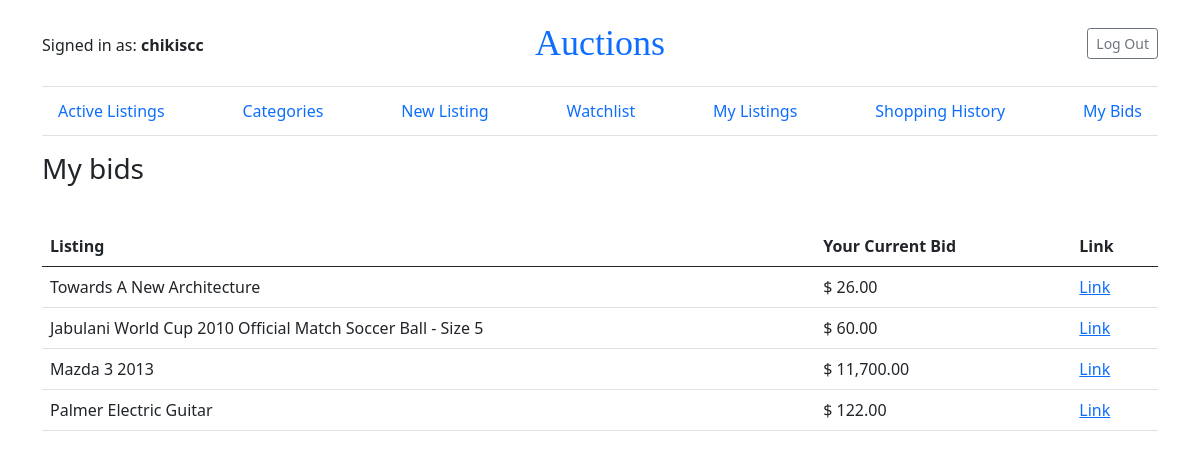
Page /my_bids/ (signed in) on the committed database.
### auctions/models.py (models this page shows, shortened)
class User(AbstractUser):
    watchlist = models.ManyToManyField("Listing", null=True, blank=True)

class Listing(models.Model):
    seller_id = models.ForeignKey(User, on_delete=models.CASCADE, related_name="listing_seller", blank=True)
    category_id = models.ForeignKey(Category, on_delete=models.SET_NULL, related_name="listing_category", null=True)
    title = models.CharField(max_length=100)
    description = models.TextField()
    start_price = models.DecimalField(max_digits=10, decimal_places=2)
    bidder_id = models.ForeignKey(User, on_delete=models.SET_NULL, related_name="bidder", null=True, blank=True)
    bid_amount = models.DecimalField(max_digits=10, decimal_places=2, default=0, blank=True) ###### Create a check constraint de > start_price
    sold = models.BooleanField(default=False, blank=True)
    image = models.ImageField(upload_to='uploads/listing/', blank=True, null=True)
    class Meta:
        constraints = [
            models.CheckConstraint(
                name="bid_amount_check",
                check=Q(bid_amount = 0) | Q(bid_amount__gt = F("start_price")),
                violation_error_message="Bid amount must be greater than the start price."
            )
        ]

### auctions/views.py (the view)
# urls.py: path("my_bids/", views.my_bids, name="my_bids"),
@login_required
def my_bids(request):
    user_id = request.user
    listings = Listing.objects.filter(Q(bidder_id=user_id)
                                      & Q(sold=False))
    return render(request, "auctions/my_bids.html",
                  {"listings":listings})

### auctions/templates/auctions/my_bids.html
{% extends "auctions/layout.html" %}
{% load humanize %}
{% block body %}
    <h1 class="h3 mb-3 fw-normal">My bids</h1>
    <br>
    <table class="table">
        <thead>
            <tr>
                <th scope="col">Listing</th>
                <th scope="col">Your Current Bid</th>
                <th scope="col">Link</th>
            </tr>
        </thead>
        <tbody>
            {% for listing in listings %}
                <tr>
                    <td>{{ listing.title | title }}</td>
                    <td>$ {{ listing.bid_amount | intcomma }}</td>
                    <td><a href="{% url 'auctions:listing_view' listing.id %}">Link</a></td>
                </tr>
            {% endfor %}
        </tbody>
    </table>
{% endblock %}

### auctions/templates/auctions/layout.html (shortened to what this page needs)
{% load static %}
<!DOCTYPE html>
<html lang="en" data-bs-theme="dark">
    <head>
        <link href="https://cdn.jsdelivr.net/npm/bootstrap@5.0.2/dist/css/bootstrap.min.css" rel="stylesheet">
        <link rel="stylesheet" href="https://cdn.jsdelivr.net/npm/bootstrap-icons@1.11.3/font/bootstrap-icons.min.css">
        <link href="{% static 'auctions/styles.css' %}" rel="stylesheet">
    </head>
    <body>
        <div class="container">
            <header class="border-bottom lh1 py-3">
                <div class="row flex-nowrap justify-content-between align-items-center">
                    <div class="col-4 pt-1">
                        {% if user.is_authenticated %}
                            Signed in as: <strong>{{ user.username }}</strong>
                        {% endif%}
                    </div>
                    <div class="col-4 text-center">
                        <a href="/" class="blog-header-logo text-body-emphasis text-decoration-none" style="font-family: Playfair Display, Georgia, Times New Roman, serif; font-size: 2.25rem;">Auctions</a>
                    </div>
                    <div class="col-4 d-flex justify-content-end align-items-center">
                        {% if user.is_authenticated %}
                            <a class="btn btn-sm btn-outline-secondary" href="{% url 'auctions:logout' %}">Log Out</a>
                        {% endif %}
                    </div>
                </div>
            </header>
            <div class="nav-scroller py-1 mb-3 border-bottom">
                <nav class="nav nav-underline justify-content-between">
                    <a class="nav-item nav-link" href="{% url 'auctions:index' %}">Active Listings</a>
                    <a class="nav-item nav-link" href="{% url 'auctions:categories' %}">Categories</a>
                    {% if user.is_authenticated %}
                        <a class="nav-item nav-link" href="{% url 'auctions:add_listing' %}">New Listing</a>
                        <a class="nav-item nav-link" href="{% url 'auctions:watchlist' %}">Watchlist</a>
                        <a class="nav-item nav-link" href="{% url 'auctions:my_listings' %}">My Listings</a>
                        <a class="nav-item nav-link" href="{% url 'auctions:shopping_history' %}">Shopping History</a>
                        <a class="nav-item nav-link" href="{% url 'auctions:my_bids' %}">My Bids</a>
                    {% endif %}
                </nav>
            </div>
        </div>
        <div class="container">
            {% block body %}
            {% endblock %}
        </div>
    </body>
</html>

### rows in the picture
User: username "chikiscc"
Listing: title "Towards A New Architecture", bid_amount "26.00"
Listing: title "Jabulani World Cup 2010 Official Match Soccer Ball - Size 5", bid_amount "60.00"
Listing: title "Mazda 3 2013", bid_amount "11,700.00"
Listing: title "Palmer Electric Guitar", bid_amount "122.00"
